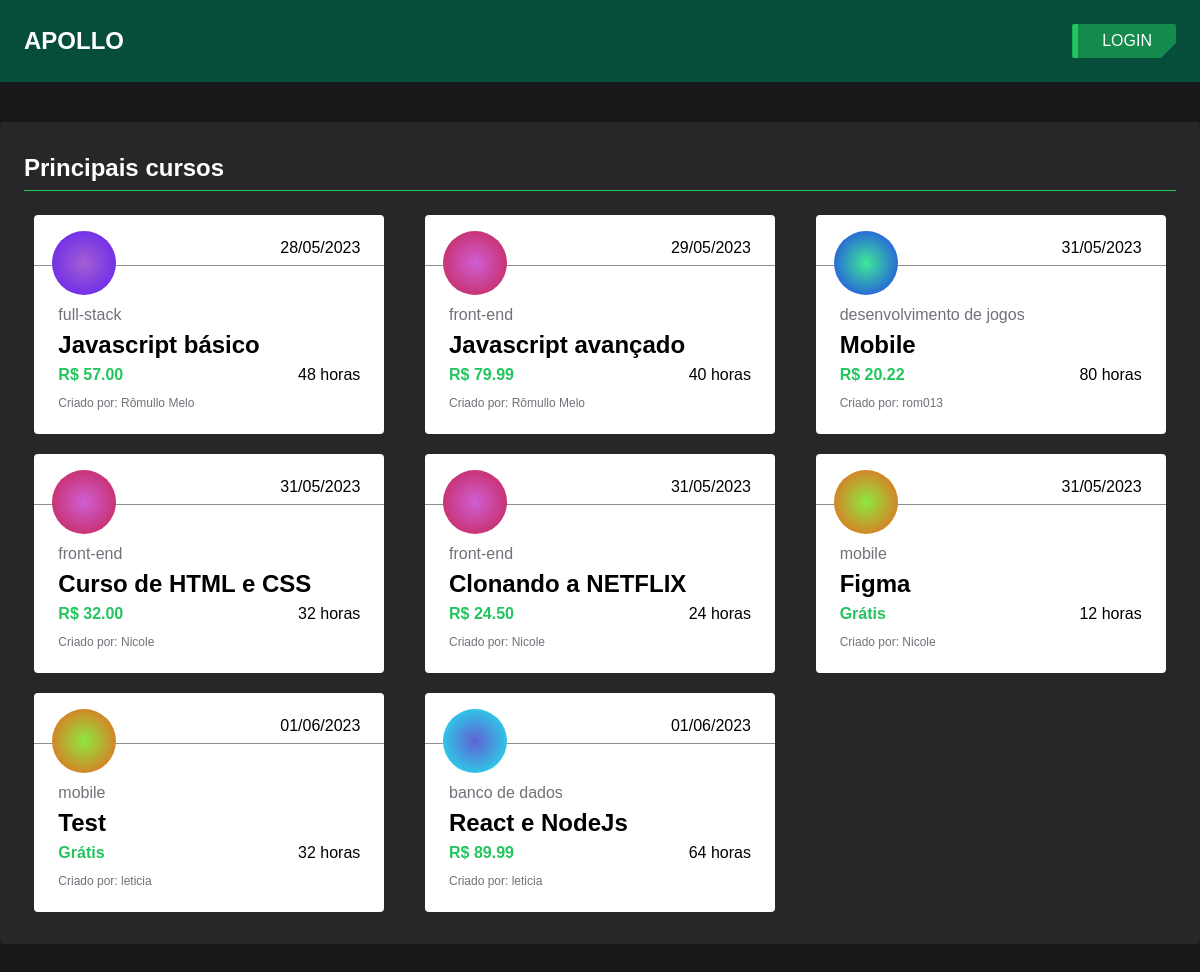
The page / on the database its author committed.
### tables this page shows
CREATE TABLE if not exists `tb_curso` (
  `cd_curso` int(11) NOT NULL,
  `nm_curso` varchar(64) NOT NULL,
  `duracao` int(11) NOT NULL,
  `diciplina` int(2) NOT NULL,
  `valor` decimal(5,2) NOT NULL,
  `cd_prof` int(11) NOT NULL,
  `dt_publicacao` datetime NOT NULL
);

CREATE TABLE if not exists `tb_diciplina` (
  `cd_diciplina` int(11) NOT NULL,
  `nm_diciplina` varchar(32) NOT NULL,
  `bg_diciplina` varchar(160) NOT NULL
);

CREATE TABLE if not exists `tb_professor` (
  `cd_prof` int(11) NOT NULL,
  `nm_prof` varchar(60) NOT NULL,
  `senha_prof` varchar(256) NOT NULL,
  `email_prof` varchar(120) NOT NULL
);

### index.php (the view, shortened to what this page needs)
<?php
    include "database/database.php";
    $selectCoursesSQL = "SELECT TC.nm_curso, TC.duracao, TD.nm_diciplina, TC.valor, TP.nm_prof, TC.dt_publicacao, TD.bg_diciplina FROM tb_curso TC INNER JOIN tb_professor TP ON TC.cd_prof = TP.cd_prof INNER JOIN tb_diciplina TD ON TC.diciplina = TD.cd_diciplina";
    $selectCourses = mysqli_query($conexao, $selectCoursesSQL);
?>
<!DOCTYPE html>
<html lang="pt-BR">
<head>
    <link rel="stylesheet" href="style/style.css">
    <link rel="stylesheet" href="style/reset.css">
</head>
<body>
    <header class="page-header">
        <div class="container-header">
            <div class="logo">
                APOLLO
            </div>
            <?php
                if(isset($_SESSION['user'])){
                    echo '
                        <div class="profile-container">
                            <span>Olá!
                                '.$_SESSION["user"].'
                            </span>
                            <div class="profile-info">
                                <a href="pages/myCourses">Meus cursos</a>
                                <a href="logout.php">Sair</a>
                            </div>
                        </div>';
                }
                else{
                    echo '<a href="pages/login" class="btn-login">LOGIN</a>';
                }
            ?>
        </div>
    </header>
    <main class="container-courses">
        <section>
            <h2 class="subtitle">Principais cursos</h2>
            <div class="grid-courses">
                <?php
                    if($selectCourses->num_rows > 0){
                        while($course = $selectCourses->fetch_assoc()){
                            $dateFormat = date("d/m/Y", strtotime($course["dt_publicacao"]));
                            $valor = $course["valor"];
                            if($valor == 0){
                                $valor = "grátis";
                            }
                            else{
                                $valor = "R$ {$course["valor"]}";
                            }
                            echo "
                                <div class='card-course'>
                                    <div class='header-card'>
                                        <div class='img-course'>
                                            <div style='background: {$course["bg_diciplina"]}; width: 100%; height: 100%;'></div>
                                        </div>
                                        <span class='date'>{$dateFormat}</span>
                                    </div>
                                    <div class='main-card'>
                                        <span class='discipline'>{$course["nm_diciplina"]}</span>
                                        <h4 class='title-course'>{$course["nm_curso"]}</h4>
                                        <div class='flex'>
                                            <strong class='course-cost'>{$valor}</strong>
                                            <span class='time'>{$course["duracao"]} horas</span>
                                        </div>
                                        <span class='createdBy'>Criado por: {$course["nm_prof"]}</span>
                                    </div>
                                </div>
                            ";
                        }
                    }
                ?>
            </div>
        </section>
    </main>
</body>
</html>

### style/style.css (style rules this page uses)
:root { --primary: #064e3b; --secundary: #22c55e; --tertiary: #042f2e; --white-color: #ffffff; --black-color: #18181b; --black-secundary-color: #27272a; }
* { margin: 0; padding: 0; box-sizing: border-box; font-family: sans-serif; }
a { color: var(--white-color); text-decoration: none; }
body { background: var(--black-color); min-height: 100vh; }
.page-header { width: 100%; padding: 24px; background: var(--primary); color: var(--white-color) }
.container-header { display: flex; justify-content: space-between; align-items: center; max-width: 1200px; margin: 0 auto; }
.logo { font-size: 24px; font-weight: 800; user-select: none; }
.page-header .btn-login { background:rgba(34, 197, 94, 0.5); border-left: 6px solid var(--secundary); color: var(--white-color); padding: 8px 24px; border-radius: 2px; cursor: pointer; -webkit-clip-path: polygon(0 0, 0 0, 100% 0, 100% 0, 100% calc(100% - 15px), calc(100% - 15px) 100%, 15px 100%, 0 100%); clip-path: polygon(0 0, 0 0, 100% 0, 100% 0, 100% calc(100% - 15px), calc(100% - 15px) 100%, 15px 100%, 0 100%); }
.container-courses { max-width: 1200px; margin: 40px auto; background: var(--black-secundary-color); padding: 32px 24px; border-radius: 4px; }
.grid-courses { display: grid; grid-template-columns: repeat(3,1fr); gap: 20px; justify-items: center; }
.card-course { background: var(--white-color); min-width: 350px; border-radius: 4px; display: flex; flex-direction: column; gap: 32px; position: relative; }
.card-course .header-card { position: relative; display: flex; justify-content: end; padding: 24px 24px 8px 24px; border-bottom: 1px solid #909090; }
.card-course .header-card .img-course { position: absolute; width: 64px; height: 64px; border-radius: 50%; left: 18px; bottom: -30px; overflow: hidden; }
.card-course .main-card { padding: 8px 24px 24px 24px; display: flex; flex-direction: column; gap: 12px; }
.card-course .main-card .discipline { color: #71717a; font-size: 16px; }
.card-course .main-card .title-course { font-size: 24px; line-height: 18px; }
.card-course .main-card .course-cost { font-size: 16px; color: var(--secundary); font-weight: 800; text-transform: capitalize; }
.card-course .main-card .createdBy { color: #71717a; font-size: 12px; }
.subtitle { color: var(--white-color); margin-bottom: 24px; width: 100%; border-bottom: 1px solid var(--secundary); padding-bottom: 8px; display: flex; justify-content: space-between; }
h2 { font-size: 24px; }
.flex { display: flex; justify-content: space-between; align-items: center; gap: 12px }

### rows shown on the page
tb_curso: dt_publicacao "28/05/2023", diciplina.nm_diciplina "full-stack", nm_curso "Javascript básico", valor "R$ 57.00", duracao "48", cd_prof.nm_prof "Rômullo Melo"
tb_curso: dt_publicacao "29/05/2023", diciplina.nm_diciplina "front-end", nm_curso "Javascript avançado", valor "R$ 79.99", duracao "40", cd_prof.nm_prof "Rômullo Melo"
tb_curso: dt_publicacao "31/05/2023", diciplina.nm_diciplina "desenvolvimento de jogos", nm_curso "Mobile", valor "R$ 20.22", duracao "80", cd_prof.nm_prof "rom013"
tb_curso: dt_publicacao "31/05/2023", diciplina.nm_diciplina "front-end", nm_curso "Curso de HTML e CSS", valor "R$ 32.00", duracao "32", cd_prof.nm_prof "Nicole"
tb_curso: dt_publicacao "31/05/2023", diciplina.nm_diciplina "front-end", nm_curso "Clonando a NETFLIX", valor "R$ 24.50", duracao "24", cd_prof.nm_prof "Nicole"
tb_curso: dt_publicacao "31/05/2023", diciplina.nm_diciplina "mobile", nm_curso "Figma", valor "Grátis", duracao "12", cd_prof.nm_prof "Nicole"
tb_curso: dt_publicacao "01/06/2023", diciplina.nm_diciplina "mobile", nm_curso "Test", valor "Grátis", duracao "32", cd_prof.nm_prof "leticia"
tb_curso: dt_publicacao "01/06/2023", diciplina.nm_diciplina "banco de dados", nm_curso "React e NodeJs", valor "R$ 89.99", duracao "64", cd_prof.nm_prof "leticia"
